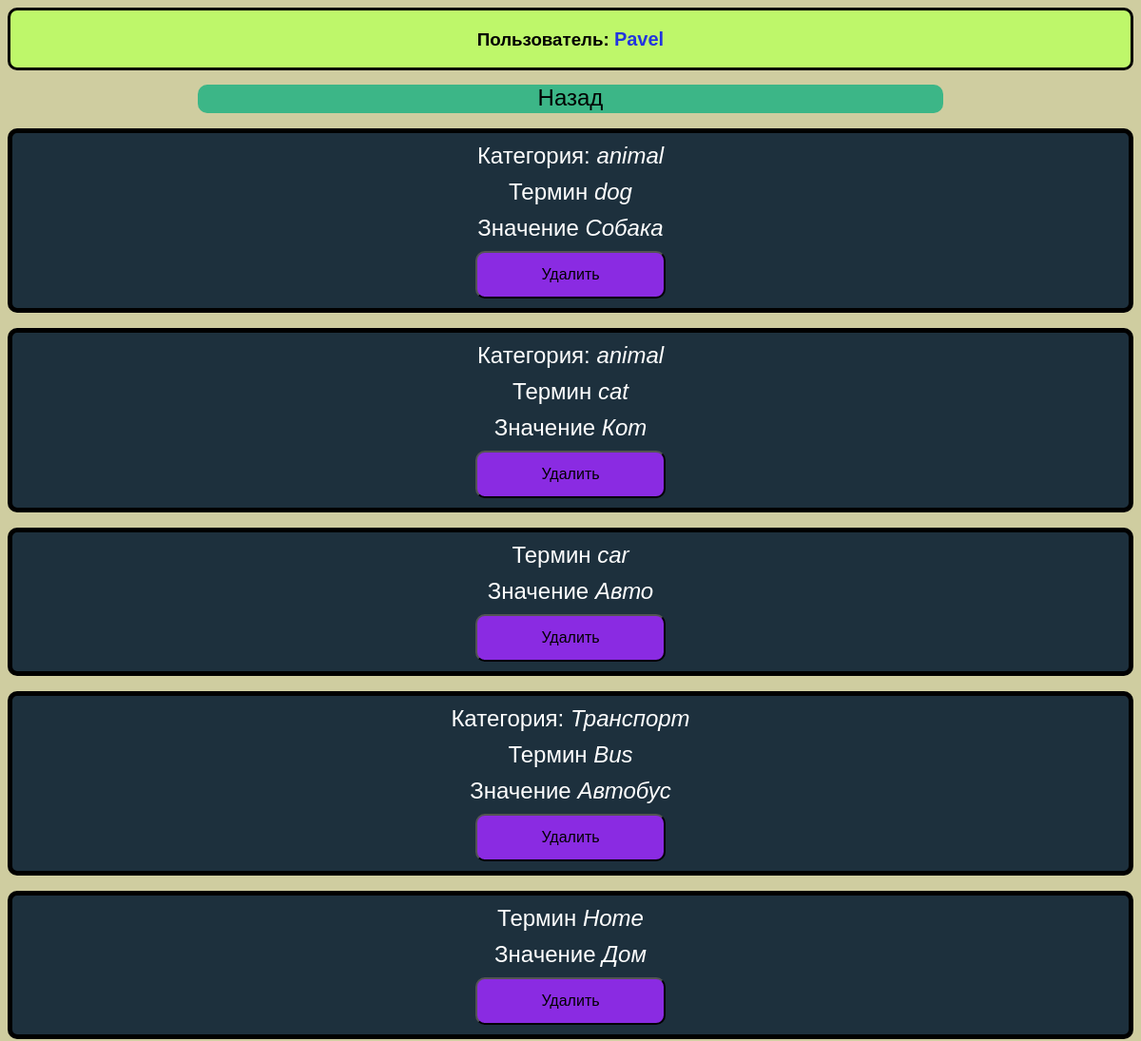
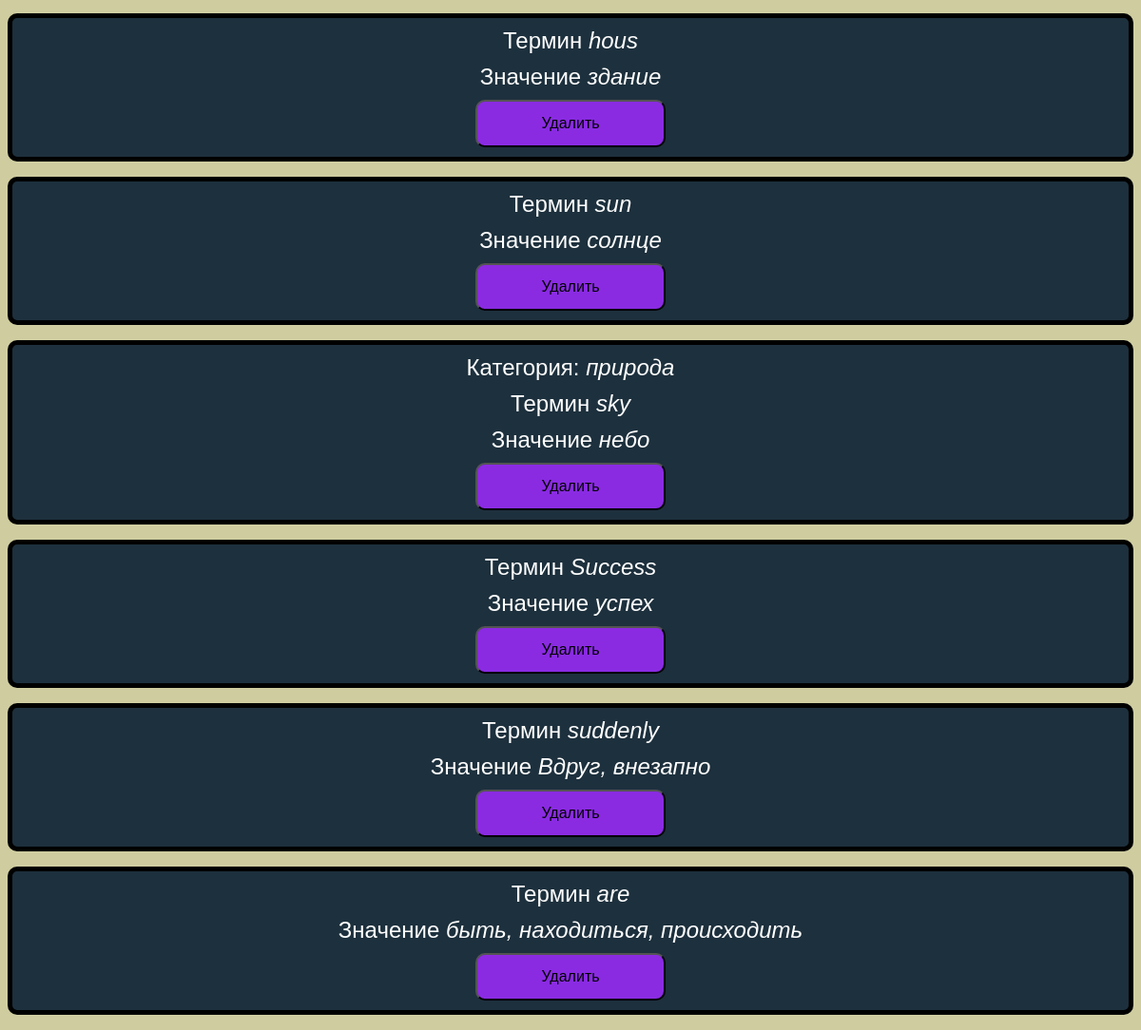
The app's page /flashcard/ (signed in) with its own data (2 pictures, top to bottom).
### flashcards/models.py (models this page shows, shortened)
class Flashcards(models.Model):
    user = models.ForeignKey(User, on_delete=models.CASCADE)
    subject = models.CharField(max_length=50, blank=True, null=True)
    term = models.CharField(max_length=100)
    meaning = models.CharField(max_length=250)
    term_photo = models.ImageField(upload_to='photos', blank=True, null=True)
    meaning_photo = models.ImageField(upload_to='photos', blank=True, null=True)

### flashcards/views.py (the view)
# urls.py: path('flashcard/', views.flashcard, name='flashcard'),
def flashcard(request):
    flashcards = Flashcards.objects.filter(user=request.user)
    return render(request, 'flashcards/flashcard.html', {'flashcards': flashcards})

### flashcards/templates/flashcards/flashcard.html (shortened to what this page needs)
<!DOCTYPE html>
{% load static %}
<html lang="en">
<head>
    <link rel="stylesheet" href="{% static 'css/style.css' %}">
</head>
<body>
    <div class="block_user"><h3>Пользователь: <span class="user">{{ user.username }}</span></h3></div>
    <div class="back"><a href="{% url 'home'%}">Назад</a></div>
{% for flashcard in flashcards%}
    <ul>
        <li><div class="blockFlashcard">
            {%if flashcard.subject%}
            <div><span class="depiction">Категория:</span><span class="values"> {{ flashcard.subject }}</span></div>
            {%endif%}
            <div><span class="depiction">Термин</span><span class="values"> {{ flashcard.term }}</span></div>
            <div><span class="depiction">Значение</span><span class="values"> {{ flashcard.meaning }}</span></div>
            <div>
                <form method="post" action="{% url 'delete_flashcard' flashcard.id %}">
                    <button>Удалить</button>
                </form></div>
    </div></li>
    </ul>
{%endfor%}
</body>
</html>

### flashcards/static/css/style.css (style rules this page uses)
body { font-family: Verdana, Geneva, Tahoma, sans-serif; background-color: rgb(207, 205, 160); text-align: center; padding-bottom: 0; }
button { background-color: blueviolet; left: 30%; width: 200px; height: 50px; font-size: medium; border-radius: 10px; }
li { list-style-type: none; }
h3 { text-align: center; }
.blockFlashcard { border: solid 5px; background-color: rgb(29, 48, 61); text-align: center; border-radius: 10px; padding-top: 0; left: 30%; right: 30%; }
.blockFlashcard div { margin: 10px; }
.user { color: rgb(34, 53, 223); font-size: 20px; }
.block_user { border: solid 3px; border-radius: 10px; background-color: rgb(190, 247, 106); margin-bottom: 15px; }
.back { background-color: rgb(60, 182, 135); display: grid; font-size: 24px; height: 30px; margin-right: 200px; margin-left: 200px; border-radius: 10px; }
a { text-decoration: none; color: black; }
ul { padding-left: 0; }
.values { font-style: italic; font-size: 24px; color: white; }
.depiction { font-size: 24px; color: white; }

### records on screen
Flashcards: subject "animal", term "dog", meaning "Собака"
Flashcards: subject "animal", term "cat", meaning "Кот"
Flashcards: term "car", meaning "Авто"
Flashcards: subject "Транспорт", term "Bus", meaning "Автобус"
Flashcards: term "Home", meaning "Дом"
Flashcards: term "hous", meaning "здание"
Flashcards: term "sun", meaning "солнце"
Flashcards: subject "природа", term "sky", meaning "небо"
Flashcards: term "Success", meaning "успех"
Flashcards: term "suddenly", meaning "Вдруг, внезапно"
Flashcards: term "are", meaning "быть, находиться, происходить"

### other values on screen
{{ user.username }} "Pavel"
